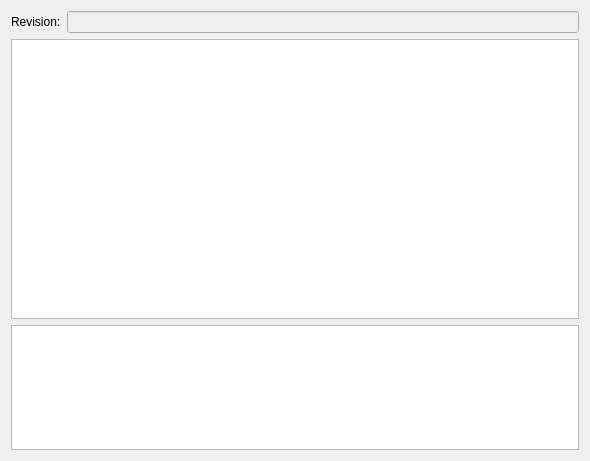
<ui version="4.0" >
 <class>AnnotateLayout</class>
 <widget class="QWidget" name="AnnotateLayout" >
  <property name="geometry" >
   <rect>
    <x>0</x>
    <y>0</y>
    <width>590</width>
    <height>461</height>
   </rect>
  </property>
  <property name="windowTitle" >
   <string>AnnotateLayout</string>
  </property>
  <layout class="QVBoxLayout" name="verticalLayout" >
   <item>
    <widget class="QWidget" native="1" name="widget" >
     <layout class="QHBoxLayout" name="horizontalLayout" >
      <property name="margin" >
       <number>0</number>
      </property>
      <item>
       <widget class="QLabel" name="label" >
        <property name="text" >
         <string>Revision:</string>
        </property>
       </widget>
      </item>
      <item>
       <widget class="QLineEdit" name="revision" >
        <property name="enabled" >
         <bool>false</bool>
        </property>
       </widget>
      </item>
     </layout>
    </widget>
   </item>
   <item>
    <widget class="QTableView" name="tableView" >
     <property name="maximumSize" >
      <size>
       <width>16777215</width>
       <height>16777215</height>
      </size>
     </property>
     <property name="font" >
      <font>
       <family>Courier New</family>
      </font>
     </property>
     <property name="contextMenuPolicy" >
      <enum>Qt::ActionsContextMenu</enum>
     </property>
     <property name="styleSheet" >
      <string notr="true" >padding: 0;</string>
     </property>
     <property name="autoScrollMargin" >
      <number>16</number>
     </property>
     <property name="alternatingRowColors" >
      <bool>false</bool>
     </property>
     <property name="selectionMode" >
      <enum>QAbstractItemView::SingleSelection</enum>
     </property>
     <property name="selectionBehavior" >
      <enum>QAbstractItemView::SelectRows</enum>
     </property>
     <property name="showGrid" >
      <bool>false</bool>
     </property>
     <property name="gridStyle" >
      <enum>Qt::NoPen</enum>
     </property>
     <property name="wordWrap" >
      <bool>false</bool>
     </property>
    </widget>
   </item>
   <item>
    <widget class="QTextEdit" name="status" >
     <property name="enabled" >
      <bool>true</bool>
     </property>
     <property name="maximumSize" >
      <size>
       <width>16777215</width>
       <height>125</height>
      </size>
     </property>
     <property name="readOnly" >
      <bool>true</bool>
     </property>
    </widget>
   </item>
  </layout>
  <action name="actionGotoRev" >
   <property name="icon" >
    <iconset resource="../../icons/icons.qrc" >
     <normaloff>:/svn_switch.png</normaloff>:/svn_switch.png</iconset>
   </property>
   <property name="text" >
    <string>Annotate from before this change</string>
   </property>
  </action>
 </widget>
 <tabstops>
  <tabstop>revision</tabstop>
  <tabstop>tableView</tabstop>
 </tabstops>
 <resources>
  <include location="../../icons/icons.qrc" />
 </resources>
 <connections/>
</ui>
